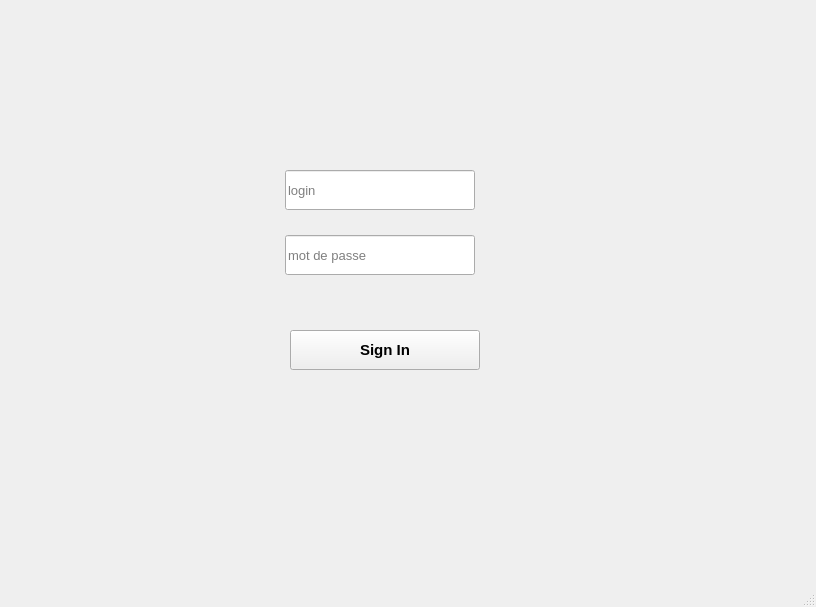
<?xml version="1.0" encoding="UTF-8"?>
<ui version="4.0">
 <class>MainWindow</class>
 <widget class="QMainWindow" name="MainWindow">
  <property name="geometry">
   <rect>
    <x>0</x>
    <y>0</y>
    <width>816</width>
    <height>607</height>
   </rect>
  </property>
  <property name="windowTitle">
   <string>MainWindow</string>
  </property>
  <widget class="QWidget" name="centralwidget">
   <widget class="QLineEdit" name="lineEdit_2">
    <property name="geometry">
     <rect>
      <x>285</x>
      <y>235</y>
      <width>190</width>
      <height>40</height>
     </rect>
    </property>
    <property name="font">
     <font>
      <pointsize>10</pointsize>
     </font>
    </property>
    <property name="styleSheet">
     <string notr="true"/>
    </property>
    <property name="echoMode">
     <enum>QLineEdit::Password</enum>
    </property>
    <property name="placeholderText">
     <string>mot de passe </string>
    </property>
   </widget>
   <widget class="QLineEdit" name="lineEdit">
    <property name="geometry">
     <rect>
      <x>285</x>
      <y>170</y>
      <width>190</width>
      <height>40</height>
     </rect>
    </property>
    <property name="font">
     <font>
      <pointsize>10</pointsize>
     </font>
    </property>
    <property name="styleSheet">
     <string notr="true"/>
    </property>
    <property name="placeholderText">
     <string>login</string>
    </property>
   </widget>
   <widget class="QPushButton" name="login">
    <property name="geometry">
     <rect>
      <x>290</x>
      <y>330</y>
      <width>190</width>
      <height>40</height>
     </rect>
    </property>
    <property name="font">
     <font>
      <pointsize>11</pointsize>
      <weight>75</weight>
      <bold>true</bold>
     </font>
    </property>
    <property name="styleSheet">
     <string notr="true"/>
    </property>
    <property name="text">
     <string>Sign In</string>
    </property>
   </widget>
  </widget>
  <widget class="QMenuBar" name="menubar">
   <property name="geometry">
    <rect>
     <x>0</x>
     <y>0</y>
     <width>816</width>
     <height>26</height>
    </rect>
   </property>
  </widget>
  <widget class="QStatusBar" name="statusbar"/>
 </widget>
 <resources/>
 <connections/>
</ui>
